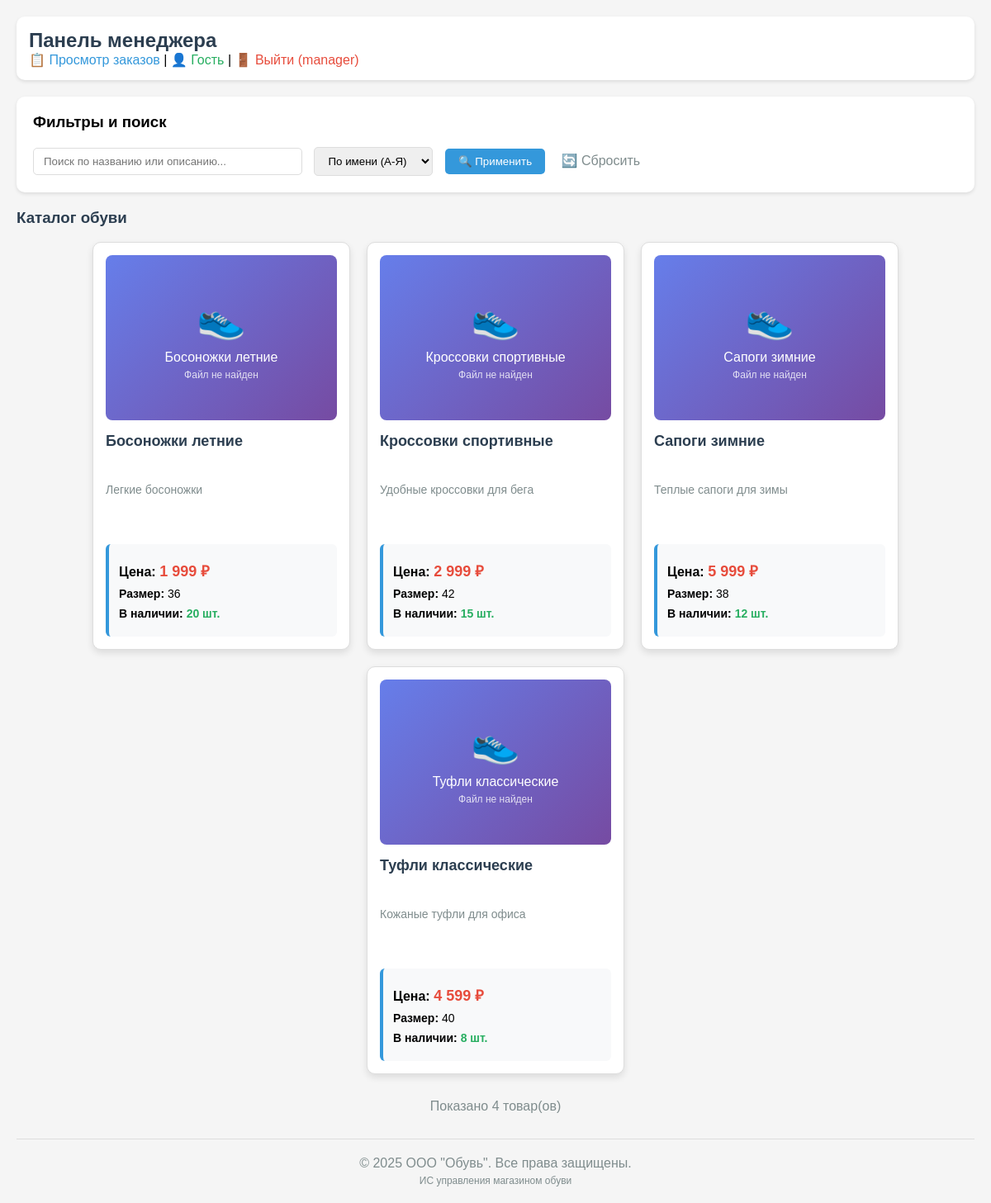
The page /obuv_shop/products.php (signed in) on the database its author committed.
### tables this page shows
CREATE TABLE `products` (
  `id` int(11) NOT NULL,
  `name` varchar(255) NOT NULL,
  `description` text,
  `price` decimal(10,2) NOT NULL,
  `size` int(11) DEFAULT NULL,
  `quantity` int(11) DEFAULT '0',
  `image_path` varchar(255) DEFAULT NULL
);

### obuv_shop/products.php (the view, shortened to what this page needs)
<?php
include 'config.php';
$is_guest = isset($_GET['guest']) && $_GET['guest'] == 'true';
$user_role = $is_guest ? 'guest' : ($_SESSION['role'] ?? 'guest');
?>
<!DOCTYPE html>
<html lang="ru">
<head>
</head>
<body>
    <div class="nav">
        <?php if ($is_guest || $user_role == 'client'): ?>
            <h2 style="color: #2c3e50; margin: 0;">Просмотр товаров</h2>
        <?php elseif ($user_role == 'manager'): ?>
            <h2 style="color: #2c3e50; margin: 0;">Панель менеджера</h2>
            <a href="orders.php" style="color: #3498db; text-decoration: none;">📋 Просмотр заказов</a> |
        <?php elseif ($user_role == 'admin'): ?>
            <h2 style="color: #2c3e50; margin: 0;">Панель администратора</h2>
            <a href="admin_products.php" style="color: #3498db; text-decoration: none;">🛍️ Управление товарами</a> |
            <a href="admin_orders.php" style="color: #3498db; text-decoration: none;">📦 Управление заказами</a> |
        <?php endif; ?>
        <a href="products.php?guest=true" style="color: #27ae60; text-decoration: none;">👤 Гость</a> |
        <?php if (!$is_guest): ?>
            <a href="logout.php" style="color: #e74c3c; text-decoration: none;">🚪 Выйти (<?= $_SESSION['login'] ?>)</a>
        <?php else: ?>
            <a href="login.php" style="color: #3498db; text-decoration: none;">🔑 Войти</a>
        <?php endif; ?>
    </div>
    <?php if ($user_role == 'manager' || $user_role == 'admin'): ?>
    <div class="filters">
        <h3 style="margin-top: 0;">Фильтры и поиск</h3>
        <form method="GET">
            <input type="text" name="search" placeholder="Поиск по названию или описанию..."
                   value="<?= htmlspecialchars($_GET['search'] ?? '') ?>" style="width: 300px;">
            <select name="sort">
                <option value="name_asc" <?= ($_GET['sort'] ?? '') == 'name_asc' ? 'selected' : '' ?>>По имени (А-Я)</option>
            </select>
            <button type="submit">🔍 Применить</button>
            <a href="products.php" style="color: #7f8c8d; text-decoration: none; margin-left: 10px;">🔄 Сбросить</a>
        </form>
    </div>
    <?php endif; ?>
    <h3 style="color: #2c3e50;">Каталог обуви</h3>
    <?php
    $sql = "SELECT * FROM products WHERE 1=1";
    $params = [];
    if ($user_role == 'manager' || $user_role == 'admin') {
        $sort = $_GET['sort'] ?? 'name_asc';
        switch ($sort) {
            default: $sql .= " ORDER BY name ASC"; break;
        }
    } else {
        $sql .= " ORDER BY name ASC";
    }
    $stmt = $pdo->prepare($sql);
    $stmt->execute($params);
    $products = $stmt->fetchAll();
    ?>
    <div style="display: flex; flex-wrap: wrap; gap: 20px; justify-content: center;">
        <?php if (empty($products)): ?>
            <div style="text-align: center; padding: 40px; color: #7f8c8d;">
                <h3>Товары не найдены</h3>
                <p>Попробуйте изменить параметры поиска</p>
            </div>
        <?php else: ?>
            <?php foreach ($products as $product): ?>
            <div class="product" style="border: 1px solid #ddd; border-radius: 10px; padding: 15px; width: 280px; background: white; box-shadow: 0 4px 8px rgba(0,0,0,0.1); transition: transform 0.2s;">
                <div class="product-image" style="margin-bottom: 15px; text-align: center;">
                    <?php
                    $image_path = $product['image_path'];
                    ?>
                    <?php if (!empty($image_path) && file_exists($_SERVER['DOCUMENT_ROOT'] . '/' . ltrim($image_path, '/'))): ?>
                        <img src="<?= $image_path ?>"
                             alt="<?= htmlspecialchars($product['name']) ?>"
                             style="width: 100%; height: 200px; object-fit: cover; border-radius: 8px; border: 1px solid #eee;">
                    <?php else: ?>
                        <div style="width: 100%; height: 200px; background: linear-gradient(135deg, #667eea 0%, #764ba2 100%); border-radius: 8px; display: flex; flex-direction: column; align-items: center; justify-content: center; color: white; font-size: 16px;">
                            <div style="font-size: 48px; margin-bottom: 10px;">👟</div>
                            <div><?= htmlspecialchars($product['name']) ?></div>
                            <div style="font-size: 12px; margin-top: 5px; opacity: 0.8;">
                                <?= $image_path ? 'Файл не найден' : 'Нет изображения' ?>
                            </div>
                        </div>
                    <?php endif; ?>
                </div>
                <h4 style="margin: 0 0 10px 0; color: #2c3e50; font-size: 18px; min-height: 50px;"><?= htmlspecialchars($product['name']) ?></h4>
                <p style="color: #7f8c8d; font-size: 14px; margin: 0 0 15px 0; line-height: 1.4; min-height: 60px;"><?= htmlspecialchars($product['description']) ?></p>
                <div style="background: #f8f9fa; padding: 12px; border-radius: 6px; border-left: 4px solid #3498db;">
                    <p style="margin: 8px 0; font-size: 16px;">
                        <strong>Цена:</strong>
                        <span style="color: #e74c3c; font-weight: bold; font-size: 18px;"><?= number_format($product['price'], 0, '', ' ') ?> ₽</span>
                    </p>
                    <p style="margin: 8px 0; font-size: 14px;"><strong>Размер:</strong> <?= $product['size'] ?></p>
                    <p style="margin: 8px 0; font-size: 14px;">
                        <strong>В наличии:</strong>
                        <span style="color: <?= $product['quantity'] > 0 ? '#27ae60' : '#e74c3c' ?>; font-weight: bold;">
                            <?= $product['quantity'] ?> шт.
                        </span>
                    </p>
                </div>
            </div>
            <?php endforeach; ?>
        <?php endif; ?>
    </div>
    <?php if (!empty($products)): ?>
    <div style="text-align: center; margin-top: 30px; color: #7f8c8d;">
        <p>Показано <?= count($products) ?> товар(ов)</p>
    </div>
    <?php endif; ?>
    <div style="text-align: center; margin-top: 30px; padding-top: 20px; border-top: 1px solid #ddd;">
        <p style="margin: 0; color: #7f8c8d;">&copy; 2025 ООО "Обувь". Все права защищены.</p>
        <p style="margin: 5px 0 0 0; color: #7f8c8d; font-size: 12px;">ИС управления магазином обуви</p>
    </div>
</body>
</html>

### obuv_shop/products.php (style rules this page uses)
body { font-family: Arial, sans-serif; max-width: 1200px; margin: 0 auto; padding: 20px; background-color: #f5f5f5; }
.filters { background: #ffffff; padding: 20px; margin-bottom: 20px; border-radius: 10px; box-shadow: 0 2px 4px rgba(0,0,0,0.1); }
.nav { margin-bottom: 20px; padding: 15px; background: #ffffff; border-radius: 10px; box-shadow: 0 2px 4px rgba(0,0,0,0.1); }
input[type="text"], select { padding: 8px 12px; border: 1px solid #ddd; border-radius: 5px; margin-right: 10px; }
button { padding: 8px 16px; background: #3498db; color: white; border: none; border-radius: 5px; cursor: pointer; margin-right: 5px; }

### rows shown on the page
products: name "Босоножки летние", shows "Файл не найден", description "Легкие босоножки", price "1 999", size "36", quantity "20"
products: name "Кроссовки спортивные", shows "Файл не найден", description "Удобные кроссовки для бега", price "2 999", size "42", quantity "15"
products: name "Сапоги зимние", image_path "Файл не найден", description "Теплые сапоги для зимы", price "5 999", size "38", quantity "12"
products: name "Туфли классические", image_path "Файл не найден", description "Кожаные туфли для офиса", price "4 599", size "40", quantity "8"

### other values the page prints
$_SESSION['login'] "manager"
count($products) "4"
